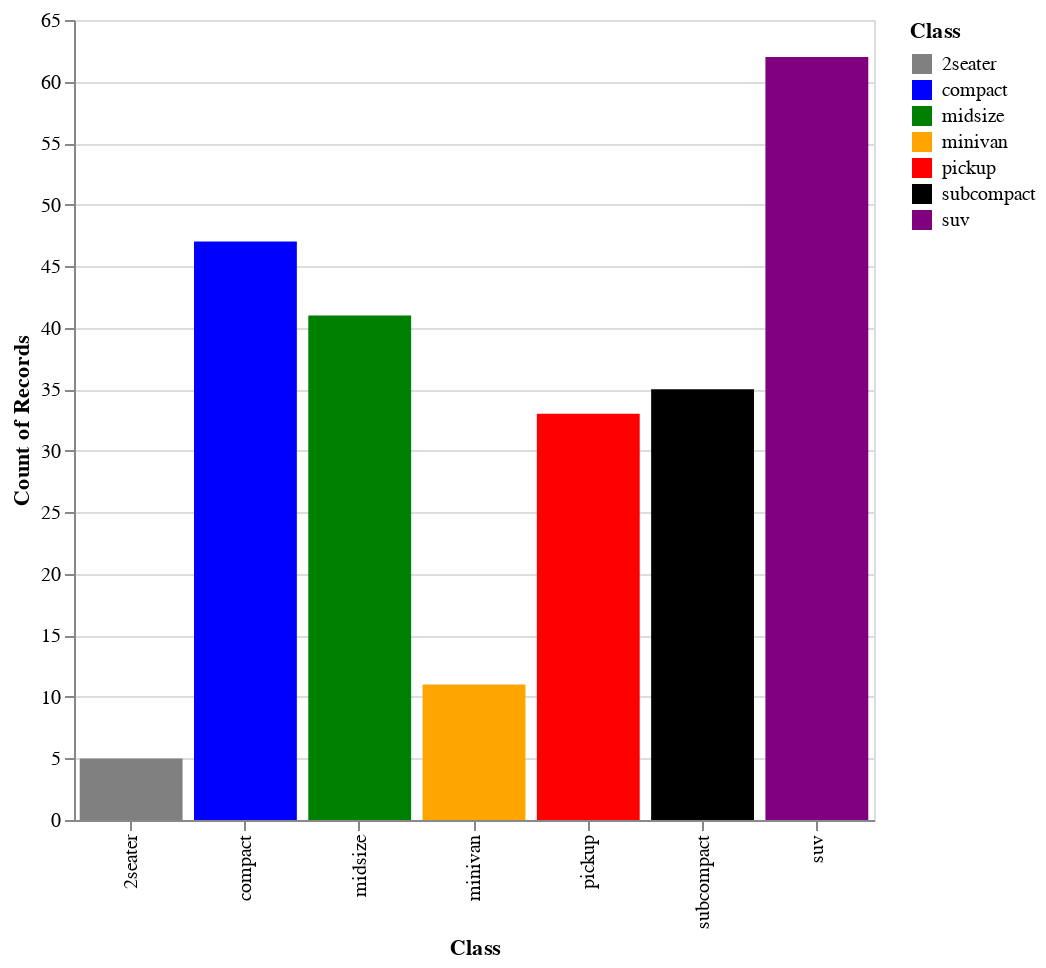

Write notebook code for a chart like this one.
### Code cell
# Column chart example
mpg |> @vlplot(
    mark = :bar,
    x = "Class:n",
    y = "count()",
    color = {
        "Class:n",
        scale = {range = ["gray", "blue", "green", "orange", "red", "black", "purple"]}
    },
    width = 400,
    height = 400
)

### Figure 1 — Vega-Lite specification as saved in the notebook (floating-point values rounded to 4 significant figures; data arrays with more than 128 entries replaced by an {"elided": "..."} marker saying what was removed)
{"data": {"values": {"elided": "234 records"}}, "encoding": {"color": {"field": "Class", "scale": {"range": ["gray", "blue", "green", "orange", "red", "black", "purple"]}, "type": "nominal"}, "x": {"field": "Class", "type": "nominal"}, "y": {"aggregate": "count", "type": "quantitative"}}, "height": 400, "mark": "bar", "width": 400}
